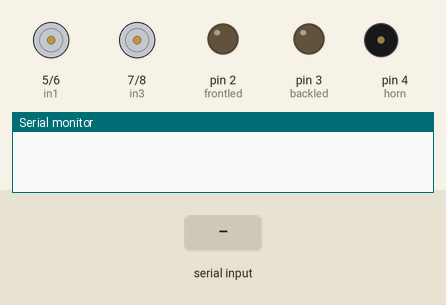
Recording of a sketch running on a simulated Arduino Uno, built with avr-gcc and run on an emulated ATmega328P. Parts: motor-driver pin pairs drawn as motors (green arrow = first pin HIGH = forward, orange = second pin HIGH = backward, longer = more drive), output pins drawn as LEDs (lit = HIGH), buzzer (waves = sounding, pin HIGH), the last lines printed to the serial monitor. The test bench sets the inputs (shaded band).

Above: at 1.2 s.
1.3 s: "F" received over Serial
At 2.2 s:
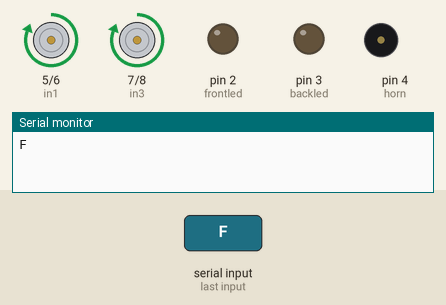
2.8 s: byte 85 ('U') received over Serial
At 3.4 s:
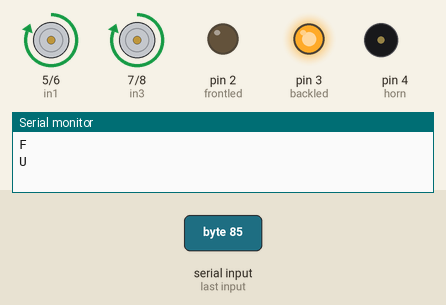
4.3 s: byte 86 ('V') received over Serial
At 5.5 s:
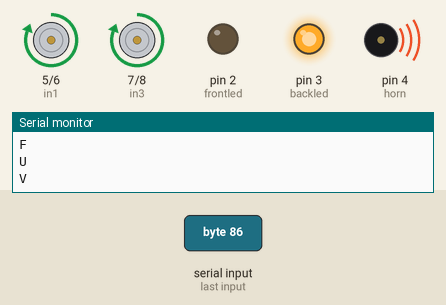
5.8 s: byte 117 ('u') received over Serial
At 6.9 s:
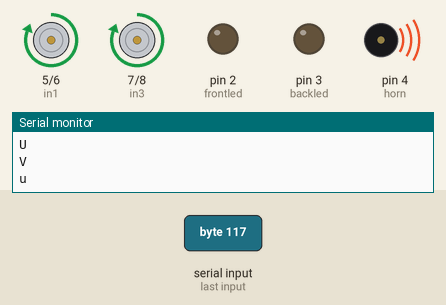
7.3 s: "B" received over Serial
At 8.0 s:
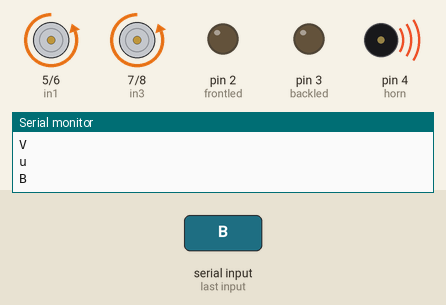
8.8 s: byte 118 ('v') received over Serial
At 9.1 s:
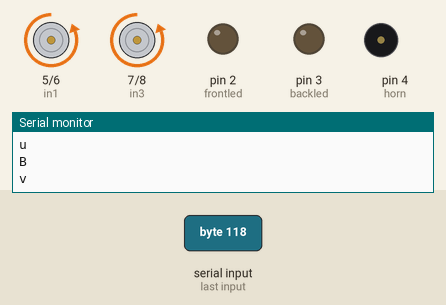
Timing chart, 0 to 11.3 s (numbered marks = the images above; inputs shaded):
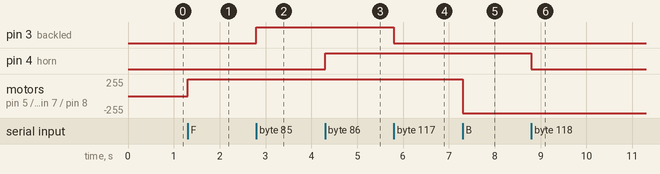

Measured:
- after the input at 1.3 s, motor on pin 5 (in1) / pin 6 (in2), motor on pin 7 (in3) / pin 8 (in4): stopped → forward 255/255 at once
- after the input at 2.8 s, pin 3 (backled): LOW → HIGH at once
- after the input at 4.3 s, pin 4 (horn): LOW → HIGH at once
- after the input at 5.8 s, pin 3 (backled): HIGH → LOW at once
- after the input at 7.3 s, motor on pin 5 (in1) / pin 6 (in2), motor on pin 7 (in3) / pin 8 (in4): forward 255/255 → backward 255/255 at once
- after the input at 8.8 s, pin 4 (horn): HIGH → LOW at once

The sketch:

arduino_bluetooth_controlled_car.ino
```cpp
// Code made by Gaurav@Electrovilla

#define in1 5  // in1 connected on Digital pin 5
#define in2 6  // in2 connected on Digital pin 6
#define in3 7  // in3 connected on Digital pin 7
#define in4 8  // in4 connected on Digital pin 8

#define frontled 2  //front lights connected on D2
#define backled 3   //front lights connected on D3

#define horn 4  //front lights connected on D4

void setup() {
  //Defining all pins as output

  pinMode(in1, OUTPUT);
  pinMode(in2, OUTPUT);
  pinMode(in3, OUTPUT);
  pinMode(in4, OUTPUT);

  pinMode(frontled, OUTPUT);
  pinMode(backled, OUTPUT);
  Serial.begin(9600);
  pinMode(horn, OUTPUT);
}

char value;

void loop() {
  if (Serial.available() > 0) {  //Check if Data is available via HC-05
    value = Serial.read();
    Serial.println(value);
    //Move Forward
    if (value == 'F') {
      digitalWrite(in1, HIGH);
      digitalWrite(in2, LOW);
      digitalWrite(in3, HIGH);
      digitalWrite(in4, LOW);
    }

    //Move Backward
    else if (value == 'B') {
      digitalWrite(in1, LOW);
      digitalWrite(in2, HIGH);
      digitalWrite(in3, LOW);
      digitalWrite(in4, HIGH);
    }

    //Turn Right
    else if (value == 'R') {
      digitalWrite(in1, LOW);
      digitalWrite(in2, HIGH);
      digitalWrite(in3, HIGH);
      digitalWrite(in4, LOW);
    }
    //Turn Left
    else if (value == 'L') {
      digitalWrite(in1, HIGH);
      digitalWrite(in2, LOW);
      digitalWrite(in3, LOW);
      digitalWrite(in4, HIGH);
    }

    //Forward Right
    else if (value == 'I') {
      digitalWrite(in1, LOW);
      digitalWrite(in2, LOW);
      digitalWrite(in3, HIGH);
      digitalWrite(in4, LOW);
    }

    //Forward Left
    else if (value == 'G') {
      digitalWrite(in1, HIGH);
      digitalWrite(in2, LOW);
      digitalWrite(in3, LOW);
      digitalWrite(in4, LOW);
    }

    //Backward Right
    else if (value == 'J') {
      digitalWrite(in1, LOW);
      digitalWrite(in2, LOW);
      digitalWrite(in3, LOW);
      digitalWrite(in4, HIGH);
    }

    // Backward Left
    else if (value == 'H') {
      digitalWrite(in1, LOW);
      digitalWrite(in2, HIGH);
      digitalWrite(in3, LOW);
      digitalWrite(in4, LOW);
    }

    // Stop
    else if (value == 'S') {
      digitalWrite(in1, LOW);
      digitalWrite(in2, LOW);
      digitalWrite(in3, LOW);
      digitalWrite(in4, LOW);
    }

    //Frontled ON
    else if (value == 'W') {
      digitalWrite(frontled, HIGH);
    }

    //Frontled OFF
    else if (value == 'w') {
      digitalWrite(frontled, LOW);
    }

    //Backled ON
    else if (value == 'U') {
      digitalWrite(backled, HIGH);
    }

    //Backled OFF
    else if (value == 'u') {
      digitalWrite(backled, LOW);
    }

    //Horn On
    else if (value == 'V') {
      digitalWrite(horn, HIGH);
    }

    //Horn OFF
    else if (value == 'v') {
      digitalWrite(horn, LOW);
    }
  }
}
```
